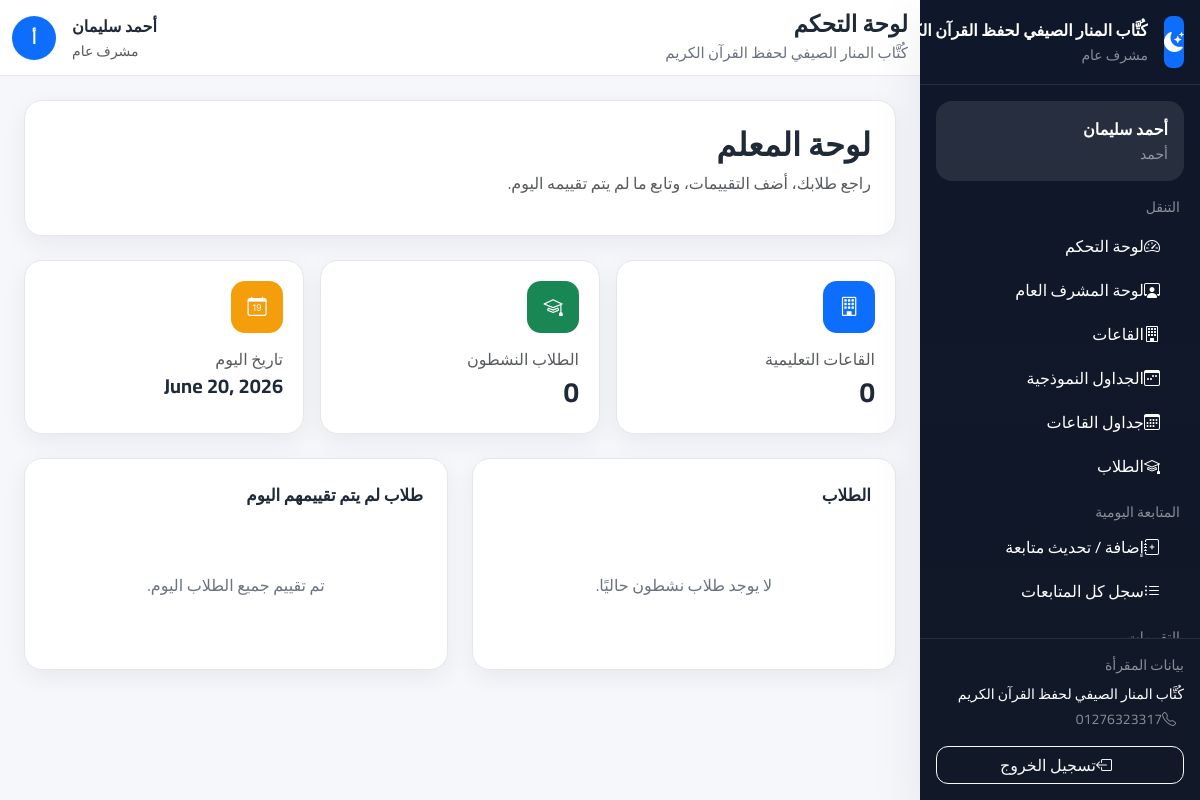
Page /accounts/d/teacher/ (signed in) on the committed database.
### accounts/models.py (models this page shows, shortened)
class SiteSettings(models.Model):
    name = models.CharField(max_length=200, default='مقرأة القرآن الكريم', verbose_name='اسم المقرأة')
    logo = models.ImageField(upload_to='settings/', blank=True, null=True, verbose_name='الشعار')
    address = models.CharField(max_length=300, blank=True, verbose_name='العنوان')
    phone = models.CharField(max_length=20, blank=True, verbose_name='الهاتف')
    email = models.EmailField(blank=True, verbose_name='البريد الإلكتروني')
    description = models.TextField(blank=True, verbose_name='نبذة عن المقرأة')
    allow_registration = models.BooleanField(default=True, verbose_name='السماح بالتسجيل')
    auto_assign_halls = models.BooleanField(default=True, verbose_name='التسكين التلقائي')
    max_age_limit = models.PositiveIntegerField(default=15, verbose_name='الحد الأقصى للسن')
    min_age_limit = models.PositiveIntegerField(default=3, verbose_name='الحد الأدنى للسن')
    attendance_start_time = models.TimeField(default='08:00', verbose_name='وقت بداية الحضور')
    late_threshold_minutes = models.PositiveIntegerField(default=15, verbose_name='دقائق التأخير')
    facebook = models.URLField(blank=True, verbose_name='فيسبوك')
    whatsapp = models.CharField(max_length=20, blank=True, verbose_name='واتساب')
    updated_at = models.DateTimeField(auto_now=True)
    updated_by = models.ForeignKey(
        User,
        on_delete=models.SET_NULL,
        null=True,
        blank=True,
        verbose_name='آخر تعديل بواسطة'
    )
    @classmethod
    def get_settings(cls):
        obj, _ = cls.objects.get_or_create(pk=1)
        return obj
    class Meta:
        verbose_name = 'إعدادات الموقع'
        verbose_name_plural = 'إعدادات الموقع'

class User(AbstractUser):
    ROLE_GENERAL_MANAGER    = 'general_manager'
    ROLE_GENERAL_SUPERVISOR = 'general_supervisor'
    ROLE_HALL_SUPERVISOR    = 'hall_supervisor'
    ROLE_TEACHER            = 'teacher'
    ROLE_PARENT             = 'parent'
    ROLES = [
        (ROLE_GENERAL_MANAGER,    'مدير عام'),
        (ROLE_GENERAL_SUPERVISOR, 'مشرف عام'),
        (ROLE_HALL_SUPERVISOR,    'مشرف قاعات'),
        (ROLE_TEACHER,            'معلم'),
        (ROLE_PARENT,             'ولي أمر'),
    ]
    role = models.CharField(
        max_length=30,
        choices=ROLES,
        default=ROLE_PARENT,
        verbose_name='الدور الوظيفي'
    )
    phone = models.CharField(
        max_length=20,
        blank=True,
        null=True,
        unique=True,           # ← جديد: لا يُسمح بتكرار رقم الهاتف
        verbose_name='رقم الهاتف'
    )
    profile_picture = models.ImageField(
        upload_to='profiles/',
        blank=True,
        null=True,
        verbose_name='الصورة الشخصية'
    )
    can_manage_users       = models.BooleanField(default=False, verbose_name='إدارة المستخدمين')
    can_manage_halls       = models.BooleanField(default=False, verbose_name='إدارة القاعات')
    can_manage_students    = models.BooleanField(default=False, verbose_name='إدارة الطلاب')
    can_manage_attendance  = models.BooleanField(default=False, verbose_name='إدارة الحضور')
    can_manage_evaluations = models.BooleanField(default=False, verbose_name='إدارة التقييمات')
    can_manage_settings    = models.BooleanField(default=False, verbose_name='إدارة الإعدادات')
    @property
    def is_general_manager(self):
        return self.role == self.ROLE_GENERAL_MANAGER
    @property
    def is_general_supervisor(self):
        return self.role == self.ROLE_GENERAL_SUPERVISOR
    @property
    def is_hall_supervisor(self):
        return self.role == self.ROLE_HALL_SUPERVISOR
    @property
    def is_teacher(self):
        return self.role == self.ROLE_TEACHER
    @property
    def is_parent(self):
        return self.role == self.ROLE_PARENT
    class Meta:
        verbose_name        = 'مستخدم'
        verbose_name_plural = 'المستخدمون'

### accounts/views_dashboard.py (the view)
class TeacherDashboard(TeacherRequiredMixin, View):
    def get(self, request):
        today       = date.today()
        my_halls    = Hall.objects.filter(teacher=request.user)
        my_students = Student.objects.filter(
            hall__in=my_halls,
            status='active'
        ).select_related('hall')
        context = {
            'my_halls':            my_halls,
            'my_students':         my_students,
            'total_students':      my_students.count(),
            'today':               today,
            'not_evaluated_today': my_students.exclude(evaluations__date=today),
        }
        return render(request, 'dashboard/teacher.html', context)

### accounts/context_processors.py (called while the page is built)
def user_role_context(request):
    if not request.user.is_authenticated:
        return {}
    user = request.user
    return {
        'is_general_manager':    user.is_general_manager,
        'is_general_supervisor': user.is_general_supervisor,
        'is_hall_supervisor':    user.is_hall_supervisor,
        'is_teacher':            user.is_teacher,
        'is_parent':             user.is_parent,
        'user_role_display':     user.get_role_display(),
    }

def site_settings(request):
    settings = SiteSettings.get_settings()
    return {
        'SITE_NAME':        settings.name,
        'SITE_LOGO':        settings.logo,
        'SITE_PHONE':       settings.phone,
        'SITE_SETTINGS':    settings,
        'ALLOW_REGISTRATION': settings.allow_registration,
    }

### accounts/permissions.py (called while the page is built)
    def test_func(self):
        user = self.request.user
        return user.is_authenticated and (
            user.is_general_manager or
            user.is_general_supervisor or
            user.is_teacher
        )

### templates/dashboard/teacher.html (shortened to what this page needs)
{% extends "base.html" %}
{% block content %}
<div class="page-card p-4 mb-4">
    <h2 class="fw-bold mb-2">لوحة المعلم</h2>
    <p class="text-muted mb-3">
        راجع طلابك، أضف التقييمات، وتابع ما لم يتم تقييمه اليوم.
    </p>
</div>
<div class="row g-3 mb-4">
    <div class="col-md-4">
        <div class="stat-card">
            <div class="stat-icon bg-primary"><i class="bi bi-building"></i></div>
            <div class="text-muted">القاعات التعليمية</div>
            <div class="fs-3 fw-bold">{{ my_halls.count }}</div>
        </div>
    </div>
    <div class="col-md-4">
        <div class="stat-card">
            <div class="stat-icon bg-success"><i class="bi bi-mortarboard"></i></div>
            <div class="text-muted">الطلاب النشطون</div>
            <div class="fs-3 fw-bold">{{ total_students }}</div>
        </div>
    </div>
    <div class="col-md-4">
        <div class="stat-card">
            <div class="stat-icon" style="background:#f59e0b;"><i class="bi bi-calendar-date"></i></div>
            <div class="text-muted">تاريخ اليوم</div>
            <div class="fw-bold fs-5">{{ today }}</div>
        </div>
    </div>
</div>
<div class="row g-4">
    <div class="col-lg-6">
        <div class="page-card p-4 h-100">
            <div class="section-title">الطلاب</div>
            {% if my_students %}
                <ul class="list-group list-group-flush">
                    {% for student in my_students|slice:":10" %}
                        <li class="list-group-item px-0 d-flex justify-content-between align-items-center">
                            <span>{{ student.get_full_name }}</span>
                            <small class="text-muted">{% if student.hall %}{{ student.hall.name }}{% endif %}</small>
                        </li>
                    {% endfor %}
                </ul>
            {% else %}
                <div class="empty-state">لا يوجد طلاب نشطون حاليًا.</div>
            {% endif %}
        </div>
    </div>
    <div class="col-lg-6">
        <div class="page-card p-4 h-100">
            <div class="section-title">طلاب لم يتم تقييمهم اليوم</div>
            {% if not_evaluated_today %}
                <ul class="list-group list-group-flush">
                    {% for student in not_evaluated_today|slice:":10" %}
                        <li class="list-group-item px-0 d-flex justify-content-between align-items-center">
                            <span>{{ student.get_full_name }}</span>
                            <a href="{% url 'evaluations:evaluate' student.pk %}" class="btn btn-sm btn-outline-primary">تقييم</a>
                        </li>
                    {% endfor %}
                </ul>
            {% else %}
                <div class="empty-state">تم تقييم جميع الطلاب اليوم.</div>
            {% endif %}
        </div>
    </div>
</div>
{% endblock %}

### templates/partials/sidebar.html (shortened to what this page needs)
<aside class="sidebar d-flex flex-column" id="appSidebar">
    <div class="p-3 border-bottom border-secondary border-opacity-25">
        <div class="d-flex align-items-center gap-3">
            {% if SITE_LOGO and SITE_LOGO.url %}
                <img src="{{ SITE_LOGO.url }}" alt="{{ SITE_NAME }}" class="rounded-3"
                     width="52" height="52" style="object-fit: cover;">
            {% else %}
                <div class="bg-primary rounded-3 d-flex align-items-center justify-content-center text-white"
                     style="width:52px;height:52px;">
                    <i class="bi bi-moon-stars-fill fs-5"></i>
                </div>
            {% endif %}
            <div class="min-w-0">
                <div class="fw-bold text-white text-truncate">{{ SITE_NAME|default:"مقرأة تحفيظ القرآن الكريم" }}</div>
                <small class="text-white-50">{{ user.get_role_display }}</small>
            </div>
        </div>
    </div>
    <div class="p-3 overflow-y-auto flex-grow-1">
        <div class="bg-white bg-opacity-10 rounded-4 p-3 mb-3">
            <div class="fw-bold text-white">{{ user.get_full_name|default:user.username }}</div>
            <small class="text-white-50">{{ user.username }}</small>
        </div>
        <div class="small text-uppercase text-white-50 mb-2 px-1">التنقل</div>
        <nav class="nav flex-column gap-1">
            <a class="nav-link text-white rounded-3 px-3 py-2" href="{% url 'accounts:dashboard' %}">
                <i class="bi bi-speedometer2 ms-2"></i>لوحة التحكم
            </a>
            {% if user.is_general_supervisor %}
                <a class="nav-link text-white rounded-3 px-3 py-2" href="{% url 'dashboard:supervisor' %}">
                    <i class="bi bi-person-workspace ms-2"></i>لوحة المشرف العام
                </a>
            {% endif %}
            {% if user.is_general_manager or user.is_general_supervisor or user.is_hall_supervisor or user.is_teacher %}
                <a class="nav-link text-white rounded-3 px-3 py-2" href="{% url 'halls:list' %}">
                    <i class="bi bi-building ms-2"></i>القاعات
                </a>
                {% if user.is_general_manager or user.is_general_supervisor %}
                    <a class="nav-link text-white rounded-3 px-3 py-2" href="{% url 'halls:templates' %}">
                        <i class="bi bi-calendar3-week ms-2"></i>الجداول النموذجية
                    </a>
                {% endif %}
                <a class="nav-link text-white rounded-3 px-3 py-2" href="{% url 'halls:all_schedules' %}">
                    <i class="bi bi-calendar3 ms-2"></i>جداول القاعات
                </a>
                <a class="nav-link text-white rounded-3 px-3 py-2" href="{% url 'students:list' %}">
                    <i class="bi bi-mortarboard ms-2"></i>الطلاب
                </a>
            {% endif %}
        </nav>
        {% if user.is_hall_supervisor or user.is_general_supervisor or user.is_general_manager %}
        <div class="small text-uppercase text-white-50 mt-3 mb-1 px-1">المتابعة اليومية</div>
        <nav class="nav flex-column gap-1">
            <a class="nav-link text-white rounded-3 px-3 py-2" href="{% url 'evaluations:add_followup' %}">
                <i class="bi bi-journal-plus ms-2"></i>إضافة / تحديث متابعة
            </a>
            <a class="nav-link text-white rounded-3 px-3 py-2" href="{% url 'evaluations:all_followups' %}">
                <i class="bi bi-list-ul ms-2"></i>سجل كل المتابعات
            </a>
        </nav>
        {% endif %}
        {% if user.is_teacher or user.is_general_supervisor or user.is_general_manager %}
        <div class="small text-uppercase text-white-50 mt-3 mb-1 px-1">التقييمات</div>
        {% endif %}
    </div>
    <div class="mt-auto p-3 border-top border-secondary border-opacity-25 flex-shrink-0">
        <div class="small text-white-50 mb-2">بيانات المقرأة</div>
        <div class="text-white small">{{ SITE_NAME }}</div>
        {% if SITE_PHONE %}
        <div class="text-white-50 small mt-1">
            <i class="bi bi-telephone ms-2"></i>{{ SITE_PHONE }}
        </div>
        {% endif %}
        <form method="post" action="{% url 'accounts:logout' %}" class="mt-3">
            <button type="submit" class="btn btn-outline-light w-100">
                <i class="bi bi-box-arrow-left ms-2"></i>تسجيل الخروج
            </button>
        </form>
    </div>
</aside>

### templates/partials/header.html (shortened to what this page needs)
<header class="topbar d-flex align-items-center">
    <div class="container-fluid">
        <div class="d-flex align-items-center justify-content-between gap-3">
            <div class="d-flex align-items-center gap-2">
                <div>
                    <h1 class="page-title">{% block page_title %}لوحة التحكم{% endblock %}</h1>
                    <div class="page-subtitle">{{ SITE_NAME|default:"مقرأة تحفيظ القرآن الكريم" }}</div>
                </div>
            </div>
            <div class="d-flex align-items-center gap-3">
                <div class="text-end d-none d-sm-block">
                    <div class="fw-bold">{{ user.get_full_name|default:user.username }}</div>
                    <small class="text-muted">{{ user.get_role_display }}</small>
                </div>
                <div class="rounded-circle bg-primary text-white d-flex align-items-center justify-content-center fw-bold"
                     style="width:44px;height:44px;">
                    {{ user.first_name|default:user.username|slice:":1" }}
                </div>
            </div>
        </div>
    </div>
</header>

### templates/base.html (style rules this page uses)
:root { --primary:#1d4ed8; --primary-soft:#e8f0ff; --dark:#0f172a; --sidebar:#0f172a; --sidebar-hover:#1f2937; --border:#e5e7eb; --bg:#f5f7fb; --card:#ffffff; --text:#1f2937; --muted:#6b7280; --success:#198754; --warning:#f59e0b; --danger:#dc3545; --radius-lg:18px; --radius-md:14px; --shadow-sm:0 8px 24px rgba(15,23,42,.06); --shadow-md:0 18px 50px rgba(15,23,42,.08); --sidebar-width:280px; --topbar-height:76px; }
* { box-sizing: border-box; }
html, body { margin: 0; padding: 0; font-family: 'Cairo', sans-serif; background: var(--bg); color: var(--text); }
body { min-height: 100vh; }
a { text-decoration: none; }
.sidebar { width: var(--sidebar-width); position: fixed; top: 0; right: 0; bottom: 0; z-index: 1040; background: linear-gradient(180deg, #0f172a 0%, #111827 100%); color: #fff; overflow-y: auto; transition: transform .3s ease; box-shadow: var(--shadow-md); }
.topbar { height: var(--topbar-height); position: sticky; top: 0; z-index: 1030; background: rgba(255,255,255,.92); backdrop-filter: blur(10px); border-bottom: 1px solid var(--border); }
.page-card { background: var(--card); border: 1px solid var(--border); border-radius: var(--radius-lg); box-shadow: var(--shadow-sm); }
.stat-card { background: #fff; border: 1px solid var(--border); border-radius: var(--radius-lg); box-shadow: var(--shadow-sm); padding: 20px; height: 100%; }
.stat-icon { width: 52px; height: 52px; border-radius: 14px; display: inline-flex; align-items: center; justify-content: center; color: #fff; font-size: 1.2rem; margin-bottom: 14px; }
.page-title { margin: 0; font-size: 1.45rem; font-weight: 800; }
.page-subtitle { margin-top: 4px; color: var(--muted); font-size: .94rem; }
.section-title { font-size: 1.05rem; font-weight: 800; margin-bottom: 1rem; }
.btn, .form-control, .form-select { border-radius: 12px; }
.empty-state { padding: 48px 20px; text-align: center; color: var(--muted); }

### rows in the picture
SiteSettings: name "كُتَّاب المنار الصيفي لحفظ القرآن…", name "كُتَّاب المنار الصيفي لحفظ القرآن الكريم", phone "01276323317"
User: role "مشرف عام", get_full_name "أحمد سليمان", username "أحمد", first_name "أ"

### other values in the picture
{{ my_halls.count }} "0"
{{ total_students }} "0"
